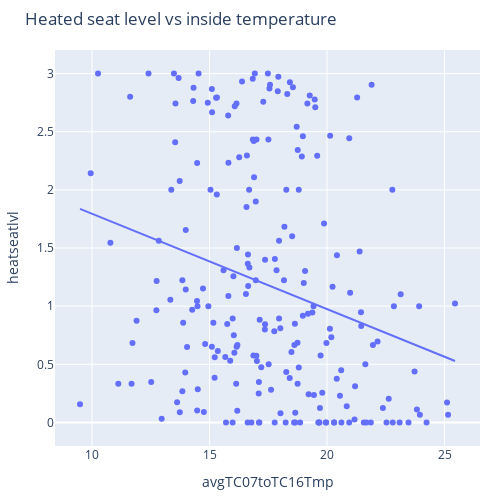

Notebook cell for this chart:
### Code cell
fig = px.scatter(
    df[df["avgTC07toTC16Tmp"] > 5].groupby(by="experiment_number").agg("mean"),
    x="avgTC07toTC16Tmp",
    y=target,
    trendline="ols",
    title="Heated seat level vs inside temperature",
)
fig.update_layout(
    autosize=False, width=500, height=500, margin=dict(l=40, r=20, t=50, b=50)
)

fig.show()

### Figure 1 — Plotly figure (JSON) as saved in the notebook; plotly's stock layout.template omitted (floating-point values rounded to 4 significant figures; data arrays with more than 128 entries replaced by an {"elided": "..."} marker saying what was removed)
{"data": [{"hovertemplate": "avgTC07toTC16Tmp=%{x}<br>heatseatlvl=%{y}<extra></extra>", "legendgroup": "", "marker": {"color": "#636efa", "symbol": "circle"}, "mode": "markers", "name": "", "orientation": "v", "showlegend": false, "type": "scatter", "x": {"elided": "218 float values"}, "xaxis": "x", "y": {"elided": "218 float values"}, "yaxis": "y"}, {"hovertemplate": "<b>OLS trendline</b><br>heatseatlvl = -0.0819727 * avgTC07toTC16Tmp + 2.61447<br>R<sup>2</sup>=0.065666<br><br>avgTC07toTC16Tmp=%{x}<br>heatseatlvl=%{y} <b>(trend)</b><extra></extra>", "legendgroup": "", "marker": {"color": "#636efa", "symbol": "circle"}, "mode": "lines", "name": "", "showlegend": false, "type": "scatter", "x": {"elided": "218 float values"}, "xaxis": "x", "y": {"elided": "218 float values"}, "yaxis": "y"}], "layout": {"autosize": false, "height": 500, "legend": {"tracegroupgap": 0}, "margin": {"b": 50, "l": 40, "r": 20, "t": 50}, "title": {"text": "Heated seat level vs inside temperature"}, "width": 500, "xaxis": {"anchor": "y", "domain": [0, 1], "title": {"text": "avgTC07toTC16Tmp"}}, "yaxis": {"anchor": "x", "domain": [0, 1], "title": {"text": "heatseatlvl"}}}}
